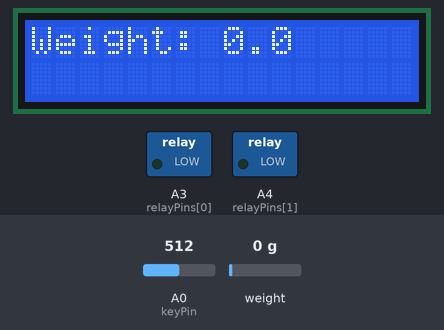
Recording of a sketch running on a simulated Arduino Uno, built with avr-gcc and run on an emulated ATmega328P. Parts: 16×2 character LCD, switched loads named in the sketch (green lamp = pin HIGH). The test bench sets the inputs (shaded band); at power-on: A0 (keyPin) = 512, weight on the scale 0 g.

Above: at 1.6 s.

The sketch:

HX711DigitalScales.ino
```cpp
#include "digital_scale.h"
#include "LCD_keypad.h"
#include "relay_module.h"

DigitalScale scales;
unsigned long lastMeasureTime = 0;

LCDKeypad keypad;
unsigned long lastButtonReadTime = 0;
unsigned long lastScreenRefreshTime = 0;

RelayModule relays;

void setup() {
  //setup scales
  // scales will notify the keypad shield when the weight is reached
  scales.setHandler(&keypad);
  // scales will measure weight 5 times a second
  scales.setPeriod(200);

  // setup keypad
  // keypad will get the data from scales
  keypad.setSource(&scales);
  // keypad will read user input 10 times a second
  keypad.setReadPeriod(100);
  // lcd screen will be refreshed also 10 times a second
  keypad.setRefreshPeriod(100);

  // Scale init:
  scales.initialize();
  // keypad init
  keypad.initialize();
  // init the relay block
  relays.initialize();

}

void loop() {

  // check the state of the scales: measure and compare weight
  checkTime(lastMeasureTime,scales.getPeriod(),scalesCallback);
  checkTime(lastButtonReadTime,keypad.getReadPeriod(),readKeys);
  checkTime(lastScreenRefreshTime,keypad.getRefreshPeriod(),refreshScreen);
}

// here we invoke the callback every given period of time
void checkTime(unsigned long& oldTime, unsigned long period, void callback()){
  if (millis() - oldTime > period ){
    callback();
    oldTime = millis();
  }
}

// wrap the scales measurement call into function
void scalesCallback(){
  scales.checkState();
}

// wrap the keys reading call into function
void readKeys(){
  keypad.readUI();
}

// wrap the refresh screen call into function
void refreshScreen(){
  keypad.refreshScreen();
}
```

callable.h
```cpp
#ifndef CALLABLE_H
#define CALLABLE_H

class Callable{
public:
  virtual void callback();
  virtual void callback(uint8_t);
};

#endif
```

dataprovider.h
```cpp
#ifndef DATAPROVIDER_H
#define DATAPROVIDER_H

class DataProvider{
public:
  virtual double getData();
  void setData(double);
};


#endif
```

digital_scale.cpp
```cpp
#include "digital_scale.h"

DigitalScale::DigitalScale(){
  state = STANDBY;
  currWeight = 0.0;
  needWeight = 0.0;
  delta = 0.0;
  period = 0;
}


void DigitalScale::initialize(){
  scale.begin(HX711_DOUT, HX711_PD_SCK);
  scale.set_scale(2280.f);     // this value is obtained by calibrating the scale with known weights; see the README for details
  scale.tare();                // reset the scale to 0
}


void DigitalScale::tare(){
  currWeight = 0.0;
}

void DigitalScale::setWeigtLimit(double lim){
  needWeight = lim;
}


bool DigitalScale::weightAchieved(){
  if (abs(needWeight - currWeight) < delta){
    return true;
  } else {
    return false;
  }
}

void DigitalScale::setHandler(Callable* handle){
  handler = handle;
}

void DigitalScale::readWeight(){
  scale.power_up();
  scale.get_units(5);
  scale.power_down();
}

void DigitalScale::checkState(){
  readWeight();
  if (weightAchieved()){
    state++;
    notifyHandler();
  }
}

void DigitalScale::notifyHandler(){
  if (handler != NULL){
      handler -> callback();
      handler -> callback(state);
  }
}

double DigitalScale::getData(){
  return currWeight;
}

void DigitalScale::setData(double data){
  needWeight = data;
}

void DigitalScale::setPeriod(int period){
  this->period = period;
}
int DigitalScale::getPeriod(){
  return period;
}
```

digital_scale.h
```cpp
#ifndef DIGITAL_SCALE_H
#define DIGITAL_SCALE_H

#include <Arduino.h>
#include "HX711.h"
#include "callable.h"
#include "dataprovider.h"

class DigitalScale: public DataProvider{

private:
  uint8_t HX711_DOUT = A2;
  uint8_t HX711_PD_SCK = A1;

  HX711 scale;    // parameter "gain" is ommited; the default value 128 is used by the library

  double currWeight;
  double delta;
  double needWeight;

  int period;

  enum ScaleState{
    STANDBY,
    AWAIT_TARE,
    AWAIT_WEIGHT,
    GOT_WEIGHT
  };
  uint8_t state;

  Callable* handler;

  void readWeight();
  bool weightAchieved();
  void notifyHandler();
public:
  DigitalScale();
  void initialize();
  void tare();
  void setWeigtLimit(double);
  void setPeriod(int);
  int getPeriod();
  void checkState();
  void setHandler(Callable*);
  double getData();
  void setData(double);
};

#endif
```

relay_module.cpp
```cpp
#include "relay_module.h"

RelayModule::RelayModule(){

}

void RelayModule::initialize(){
  for (int i = 0; i<relayCount; i++){
    pinMode(relayPins[i],OUTPUT);
  }
}
```

relay_module.h
```cpp
#ifndef RELAY_MODULE_H
#define RELAY_MODULE_H

#include <Arduino.h>

class RelayModule{
private:
  static const int relayCount = 2;
  int relayPins[relayCount] = {A3,A4};
public:
  RelayModule();
  void initialize();

};

#endif
```

LCD_keypad.cpp
```cpp
#include "LCD_keypad.h"

LCDKeypad::LCDKeypad(){
  scales = NULL;
  screenPeriod = 0;
  keysReadPeriod = 0;
}

void LCDKeypad::setSource(DataProvider * source){
  scales = source;
}

void LCDKeypad::initialize(){
  pinMode(keyPin,INPUT);
  lcd.begin(16,2);
  lcd.clear();
}

void LCDKeypad::setBrightness(int val){
  analogWrite(brightnessPin,val);
}

void LCDKeypad::callback(){

}

void LCDKeypad::callback(uint8_t state){

}

void LCDKeypad::setReadPeriod(int period){
  keysReadPeriod = period;
}

void LCDKeypad::setRefreshPeriod(int period){
  screenPeriod = period;
}


int LCDKeypad::getReadPeriod(){
  return keysReadPeriod;
}

int LCDKeypad::getRefreshPeriod(){
  return screenPeriod;
}

uint8_t LCDKeypad::getButtonCode(){
  int x = analogRead(keyPin);
  if (x < 60) {
    return RIGHT;
  }
  else if (x < 200) {
    return UP;
  }
  else if (x < 400){
    return DOWN;
  }
  else if (x < 600){
    return LEFT;
  }
  else if (x < 800){
    return SELECT;
  }
  return NONE;
}

void LCDKeypad::readUI(){
   uint8_t code = getButtonCode();
   switch (code) {
    case SELECT:
      break;
    case UP:
      break;
    case DOWN:
      break;
    case LEFT:
      break;
    case RIGHT:
      break;
   }
}

void LCDKeypad::refreshScreen(){
  if (scales != NULL){
    lcd.setCursor(0,0);
    lcd.print("Weight: ");
    lcd.print(scales->getData(),1);
  }
}
```

LCD_keypad.h
```cpp
#ifndef LCD_KEYPAD_H
#define LCD_KEYPAD_H

#include <Arduino.h>
#include <LiquidCrystal.h>
#include "callable.h"
#include "dataprovider.h"

class LCDKeypad: public Callable{
private:
  LiquidCrystal lcd = LiquidCrystal(8,9,4,5,6,7);
  uint8_t keyPin = A0;
  int screenPeriod;
  int keysReadPeriod;
  DataProvider* scales;
  uint8_t brightnessPin = 10;
  enum ButtonCodes{
    RIGHT,
    UP,
    DOWN,
    LEFT,
    SELECT,
    NONE
  };
  uint8_t getButtonCode();
public:
  LCDKeypad();
  void initialize();
  void setBrightness(int);
  void callback();
  void callback(uint8_t);
  void setSource(DataProvider*);
  void setReadPeriod(int);
  void setRefreshPeriod(int);
  int getReadPeriod();
  int getRefreshPeriod();
  void refreshScreen();
  void readUI();
};


#endif
```
